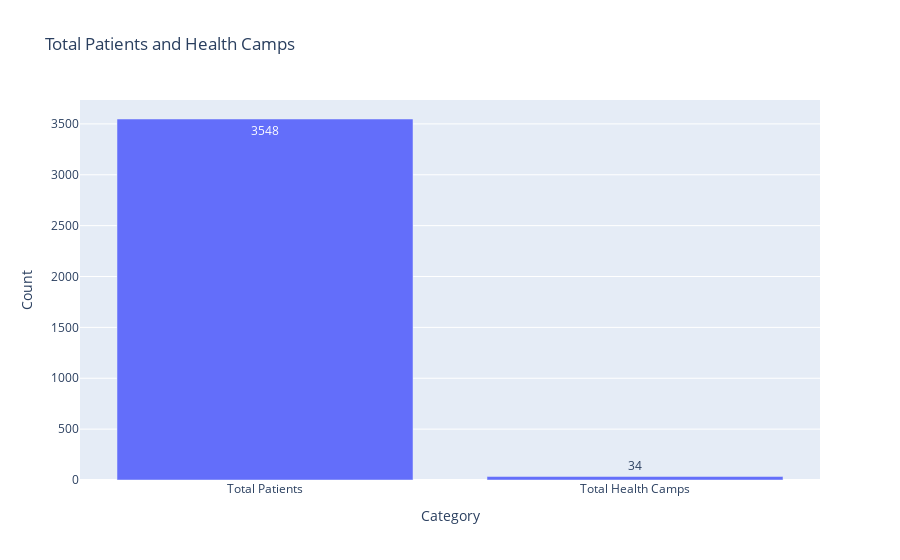

The code cell stored with this chart in its notebook:
### Code cell
total_patients = hea_ds['Patient_ID'].nunique()
total_health_camps = hea_ds['Health_Camp_ID'].nunique()
# Creating a bar chart
data = {'Category': ['Total Patients', 'Total Health Camps'],
        'Count': [total_patients, total_health_camps]}
fig = px.bar(data, x='Category', y='Count', text='Count', title='Total Patients and Health Camps')
# Show the bar chart
fig.show()

### Figure 1 — Plotly figure (JSON) as saved in the notebook; plotly's stock layout.template omitted (floating-point values rounded to 4 significant figures)
{"data": [{"alignmentgroup": "True", "hovertemplate": "Category=%{x}<br>Count=%{text}<extra></extra>", "legendgroup": "", "marker": {"color": "#636efa", "pattern": {"shape": ""}}, "name": "", "offsetgroup": "", "orientation": "v", "showlegend": false, "text": [3548, 34], "textposition": "auto", "type": "bar", "x": ["Total Patients", "Total Health Camps"], "xaxis": "x", "y": [3548, 34], "yaxis": "y"}], "layout": {"barmode": "relative", "legend": {"tracegroupgap": 0}, "title": {"text": "Total Patients and Health Camps"}, "xaxis": {"anchor": "y", "domain": [0, 1], "title": {"text": "Category"}}, "yaxis": {"anchor": "x", "domain": [0, 1], "title": {"text": "Count"}}}}
